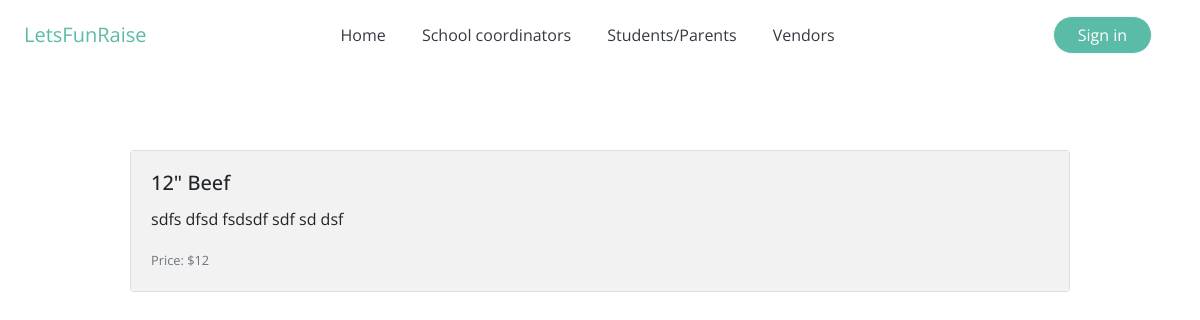
The page /menu/admin@lfr.ca_12" Beef/ on the database its author committed.
### vendor/models.py (models this page shows, shortened)
class MenuItem(models.Model): #menuitem_set -> queryset
    user = models.ForeignKey(User, default=1, null=True, on_delete=models.SET_NULL)
    title = models.CharField(max_length=120)
    slug = models.SlugField(unique=True)
    description = models.TextField(null=True, blank=True)
    price = models.IntegerField()

### vendor/views.py (the view)
# urls.py: path('<str:slug>/', menu_item_detail_view),
def menu_item_detail_view(request, slug):
    obj = get_object_or_404(MenuItem, slug=slug)
    template_name = 'menu/item_detail.html'
    context = {'object': obj}
    return render(request, template_name, context)

### vendor/templates/menu/item_detail.html (shortened to what this page needs)
{% extends 'base.html' %}
{% block content %}
<div class="container my-5">
    <div class="row">
        <div class="col-12 mt-3">
            <div class="card">
                <div class="card-body">
                    <h5 class="card-title">{{ object.title }}</h5>
                    <p class="card-text">{{ object.description }}</p>
                    <p class="card-text"><small class="text-muted">Price: ${{ object.price }}</small></p>
                </div>
            </div>
        </div>
    </div>
    {% endblock content %}

### static/css/main.css (style rules this page uses)
body { font-family: Open Sans, sans-serif; }
.card-body { background-color:#F2F2F2; }

### rows shown on the page
MenuItem: title "12\" Beef", description "sdfs dfsd fsdsdf sdf sd dsf", price "12"
